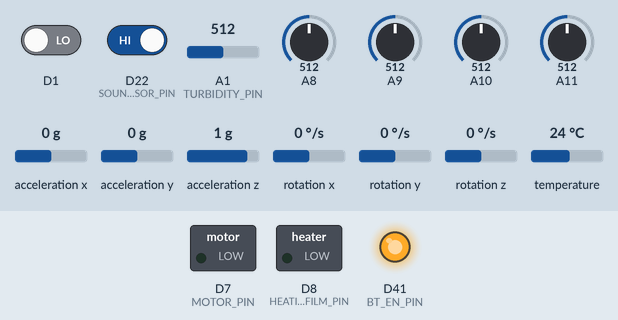
Recording of a program running on a simulated Arduino Due. Parts: switched loads named in the program (green lamp = pin HIGH), output pins drawn as LEDs (lit = HIGH). The test bench sets the inputs (shaded band); at power-on: D1 LOW, D22 (SOUND_SENSOR_PIN) HIGH, A1 (TURBIDITY_PIN) = 512, A8 = 512, A9 = 512, A10 = 512, A11 = 512, acceleration x 0 g, acceleration y 0 g, acceleration z 1 g, rotation x 0 °/s, rotation y 0 °/s, rotation z 0 °/s, temperature 24 °C. The local clock reads 2024-03-15 10:24:30 at power-on unless the program sets it.

Above: at 0.25 s.
At 1.75 s:
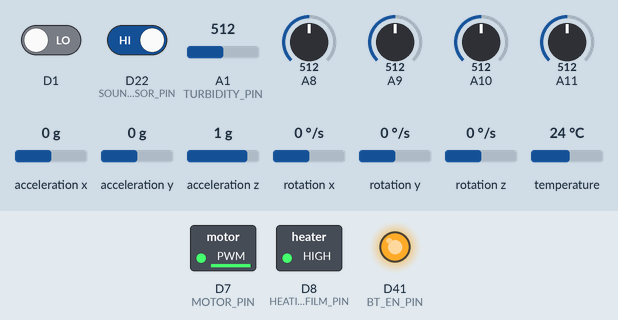
At 3.25 s:
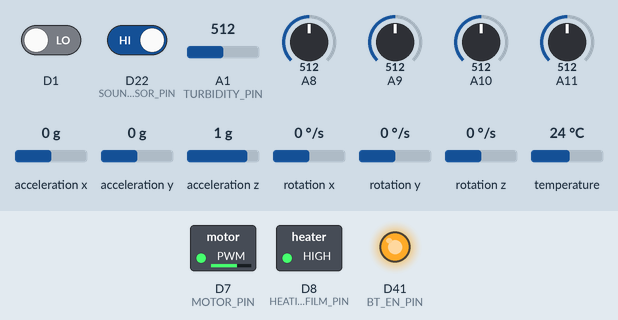
At 6.65 s:
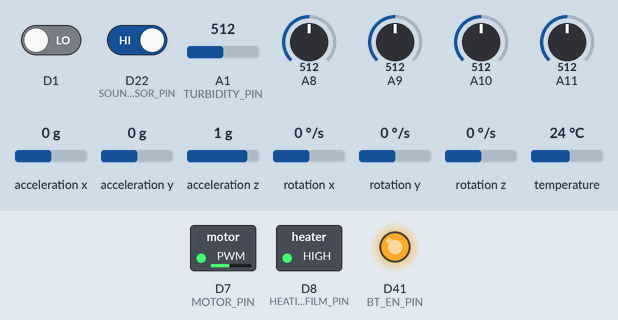
Timing chart, 0 to 7.6 s (numbered marks = the images above):
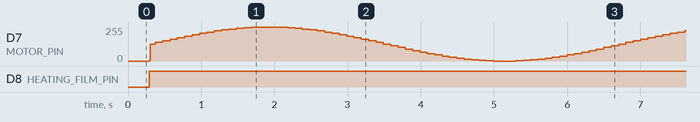

Measured:
- by itself, D8 (HEATING_FILM_PIN): LOW → HIGH at 0.29 s

The program:

main.cpp
```cpp
#include <Arduino.h>
#include <Wire.h>
#include <Adafruit_MPU6050.h>
#include <Adafruit_Sensor.h>
#include "../lib/BH1750.h"
#include <RTClib.h>
#include "../lib/DiamondEye.h"

// ------------------- BT PINS -------------------
#define BT_RX_PIN 17
#define BT_TX_PIN 16
#define BT_STATE_PIN 40
#define BT_EN_PIN   41

// ------------------- 센서 객체 -------------------
BH1750 lightMeter;
RTC_DS3231 rtc;
Adafruit_MPU6050 mpu;

const int TURBIDITY_PIN = A1;
const int SOUND_SENSOR_PIN = 22;
const int PRESSURE_SENSOR_PIN = A0;

// ------------------- 진동 모터 -------------------
const int MOTOR_PIN = 7;
#define TABLE_SIZE 64
uint8_t sineTable[TABLE_SIZE];
uint16_t sineIndex = 0;

// ✨ 진동 페이드 아웃 효과를 위한 변수
bool isMotorFadingOut = false;
uint8_t motorFadePwmValue = 0;
unsigned long lastFadeStepTime = 0;
const int FADE_INTERVAL_MS = 15;

// ------------------- 발열 필름 & 모터 공통 제어 -------------------
const int HEATING_FILM_PIN = 8;
bool isHeating = false;
unsigned long pressureStartTime = 0;
unsigned long lastActivityTime = 0;
bool pressureHasChanged = false;

const int PRESSURE_THRESHOLD = 500;
const unsigned long ACTIVATION_TIME = 2000;
const unsigned long INACTIVITY_TIMEOUT = 5000;
const float IMU_CHANGE_THRESHOLD = 0.5;

// IMU 센서 값 저장
sensors_event_t a, g, temp;
int previousPressure = 0;
float prev_ax, prev_ay, prev_az, prev_gx, prev_gy, prev_gz;

// ------------------- 타이머 -------------------
unsigned long previousMillis = 0;
const long interval = 100;
const long pwmInterval = 4000 / TABLE_SIZE;
unsigned long previousPwmMillis = 0;

// 함수 프로토타입 선언
void activateSystem();
void deactivateSystem();
void handleSystemState();

//DiamondEye eye(ledPins);

void setup() {
    Wire.begin();
    //eye.begin();
    pinMode(BT_STATE_PIN, INPUT);
    pinMode(BT_EN_PIN, OUTPUT);
    pinMode(A8, INPUT);
    pinMode(A9, INPUT);
    pinMode(A10, INPUT);
    pinMode(A11, INPUT);
    digitalWrite(BT_EN_PIN, LOW); delay(100);
    digitalWrite(BT_EN_PIN, HIGH); delay(100);


    Serial2.begin(38400); // 블루투스 모듈용
    Serial3.begin(115200); // MKR Zero 연결

    while (digitalRead(BT_STATE_PIN != HIGH)) {}

    if (lightMeter.begin(BH1750::CONTINUOUS_HIGH_RES_MODE)) {
        Serial2.println("[OK] BH1750 조도 센서 초기화 완료");
    } else {
        Serial2.println("[Error] BH1750 조도 센서 초기화 실패");
    }

    if (!rtc.begin()) {
        Serial2.println("[Error] RTC 모듈을 찾을 수 없습니다.");
    } else {
        Serial2.println("[OK] RTC 모듈 초기화 완료");
    }

    if (!mpu.begin()) {
        Serial2.println("[Error] MPU6050 센서를 찾을 수 없습니다!");
    }
    else {
        Serial2.println("[OK] MPU6050 센서가 준비되었습니다.");
    }
    Serial2.flush();
    pinMode(SOUND_SENSOR_PIN, INPUT_PULLUP);
    pinMode(MOTOR_PIN, OUTPUT);
    pinMode(HEATING_FILM_PIN, OUTPUT);
    digitalWrite(HEATING_FILM_PIN, LOW);
    analogWrite(MOTOR_PIN, 0);

    for (int i = 0; i < TABLE_SIZE; i++) {
        sineTable[i] = (uint8_t) ((sin(2.0 * PI * i / TABLE_SIZE) + 1.0) * 127.5);
    }

    previousPressure = analogRead(PRESSURE_SENSOR_PIN);
    mpu.getEvent(&a, &g, &temp);
    prev_ax = a.acceleration.x;
    prev_ay = a.acceleration.y;
    prev_az = a.acceleration.z;
    prev_gx = g.gyro.x;
    prev_gy = g.gyro.y;
    prev_gz = g.gyro.z;

    Serial2.println("\n--- HAMO Sensor with Fade-out Vibration 테스트 시작 ---");
}

void loop() {
    unsigned long currentMillis = millis();

    // BT에서 들어온 신호를 MKR Zero로 릴레이
    if (Serial2.available()) {
        String cmd = Serial2.readStringUntil('\n');
        Serial3.println(cmd); // 즉시 MKR Zero로 전송
    }
    if (Serial3.available()) {
        String zeros = Serial3.readStringUntil('\n');
        Serial2.println("[MKR Zero] " + zeros); // BLT로 피드백도 전송 가능
    }

    if (currentMillis - previousMillis >= interval) {
        previousMillis = currentMillis;
        Serial2.println("\n=== 센서 값 ===");
        float lux = 100.0;//lightMeter.readLightLevel(); //조도센서 배선문제!
        Serial2.print("조도(Lux): "); Serial2.println(lux);

        DateTime now = rtc.now();
        Serial2.print("현재 시간: ");
        Serial2.print(now.year()); Serial2.print("-");
        Serial2.print(now.month()); Serial2.print("-");
        Serial2.print(now.day()); Serial2.print(" ");
        Serial2.print(now.hour()); Serial2.print(":");
        Serial2.print(now.minute()); Serial2.print(":");
        Serial2.println(now.second());

        int turbidityRaw = analogRead(TURBIDITY_PIN);
        Serial2.print("DZ-225 값(Raw): "); Serial2.println(turbidityRaw);

        bool soundDetected = (digitalRead(SOUND_SENSOR_PIN) == LOW);
        Serial2.print("사운드 감지: "); Serial2.println(soundDetected ? "YES" : "NO");
        Serial2.print("감압센서1: ");
        Serial2.println(analogRead(A8));

        Serial2.print("감압센서2: ");
        Serial2.println(analogRead(A9));

        Serial2.print("감압센서3: ");
        Serial2.println(analogRead(A10));

        Serial2.print("감압센서4: ");
        Serial2.println(analogRead(A11));

        Serial2.println("--------------------"); // 구분선

    }

    // 진동 모터 제어 (페이드 아웃)
    if (isHeating) {
        isMotorFadingOut = false;
        if (currentMillis - previousPwmMillis >= pwmInterval) {
            previousPwmMillis = currentMillis;
            uint8_t pwmValue = sineTable[sineIndex];
            analogWrite(MOTOR_PIN, pwmValue);
            motorFadePwmValue = pwmValue;
            sineIndex = (sineIndex + 1) % TABLE_SIZE;
        }
    }
    else {
        if (motorFadePwmValue > 0 && !isMotorFadingOut) {
            isMotorFadingOut = true;
            lastFadeStepTime = currentMillis;
        }
        if (isMotorFadingOut) {
            if (currentMillis - lastFadeStepTime > FADE_INTERVAL_MS) {
                lastFadeStepTime = currentMillis;
                motorFadePwmValue--;
                analogWrite(MOTOR_PIN, motorFadePwmValue);

                if (motorFadePwmValue <= 0) {
                    isMotorFadingOut = false;
                    motorFadePwmValue = 0;
                    analogWrite(MOTOR_PIN, 0);
                    sineIndex = 0;
                }
            }
        }
    }

    handleSystemState();
    Serial2.flush();
}

// ------------------- 시스템 상태 제어 함수들 -------------------
void handleSystemState() {
    activateSystem();
    /*
     int currentPressure = analogRead(PRESSURE_SENSOR_PIN);
    mpu.getEvent(&a, &g, &temp);

    if (!isHeating) {
        if (currentPressure > PRESSURE_THRESHOLD) {
            if (pressureStartTime == 0) {
                pressureStartTime = millis();
                pressureHasChanged = false;
            }
            if (currentPressure != previousPressure) {
                pressureHasChanged = true;
            }
            if (millis() - pressureStartTime > ACTIVATION_TIME && pressureHasChanged) {
                activateSystem();
            }
        } else {
            pressureStartTime = 0;
        }
    }
    else {
        bool pressureChanged = (abs(currentPressure - previousPressure) > 2);
        bool imuChanged = (abs(a.acceleration.x - prev_ax) > IMU_CHANGE_THRESHOLD ||
                           abs(a.acceleration.y - prev_ay) > IMU_CHANGE_THRESHOLD ||
                           abs(a.acceleration.z - prev_az) > IMU_CHANGE_THRESHOLD ||
                           abs(g.gyro.x - prev_gx) > IMU_CHANGE_THRESHOLD ||
                           abs(g.gyro.y - prev_gy) > IMU_CHANGE_THRESHOLD ||
                           abs(g.gyro.z - prev_gz) > IMU_CHANGE_THRESHOLD);

        if (pressureChanged || imuChanged) {
            lastActivityTime = millis();
        }

        if (millis() - lastActivityTime > INACTIVITY_TIMEOUT) {
            deactivateSystem();
        }
    }

    previousPressure = currentPressure;
    prev_ax = a.acceleration.x; prev_ay = a.acceleration.y; prev_az = a.acceleration.z;
    prev_gx = g.gyro.x; prev_gy = g.gyro.y; prev_gz = g.gyro.z;
    */
}

void activateSystem() {
    if (isHeating) return;
    isHeating = true;
    digitalWrite(HEATING_FILM_PIN, HIGH);
    lastActivityTime = millis();
    analogWrite(MOTOR_PIN, 3);
    Serial2.println("SYSTEM ACTIVATED: Film ON & Motor Breathing 🔥");
}

void deactivateSystem() {
    if (!isHeating) return;
    isHeating = false;
    pressureStartTime = 0;
    Serial2.println("SYSTEM DEACTIVATED: Film & Motor OFF 💤");
}
```
